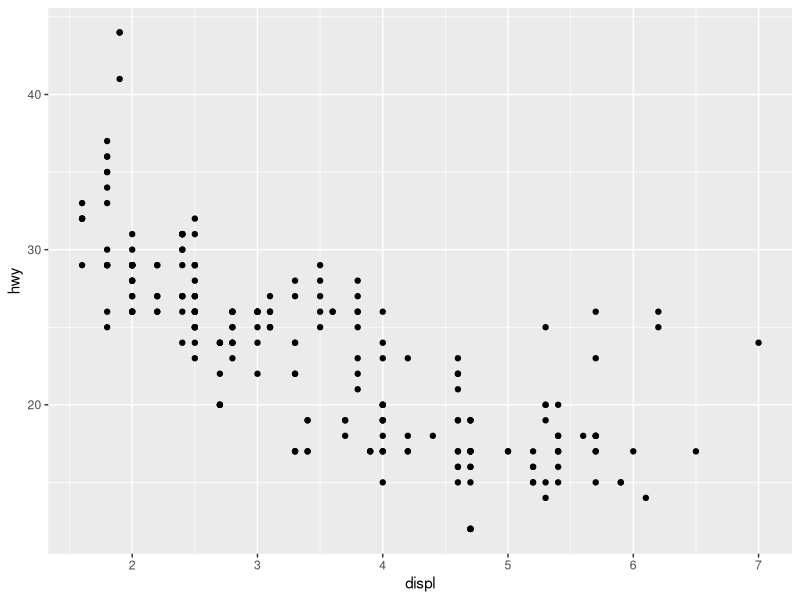
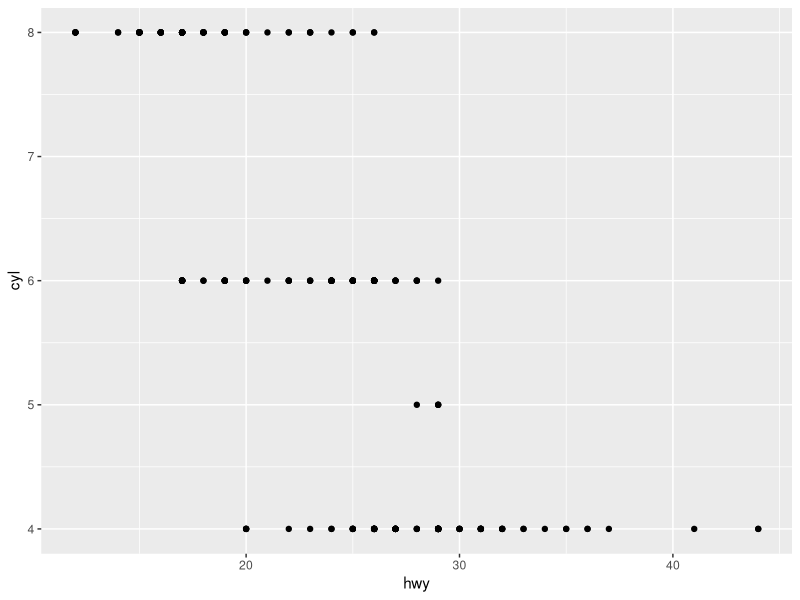
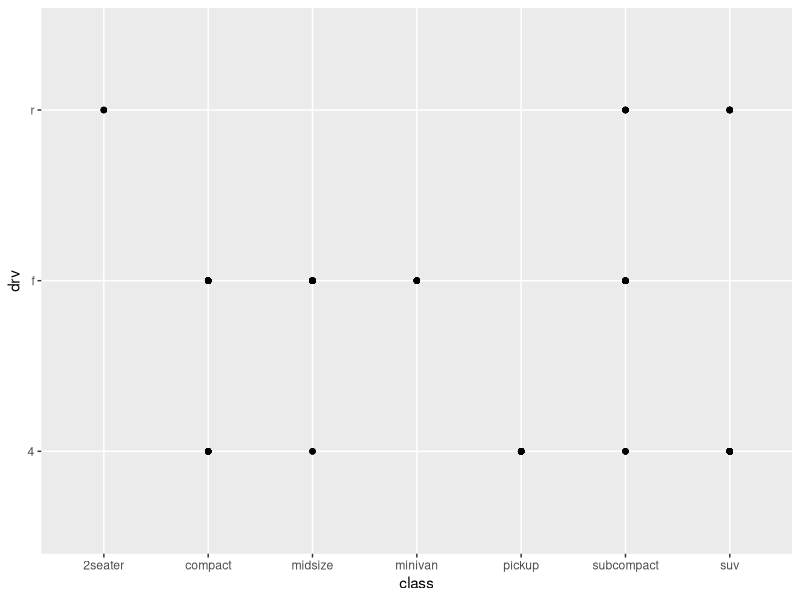
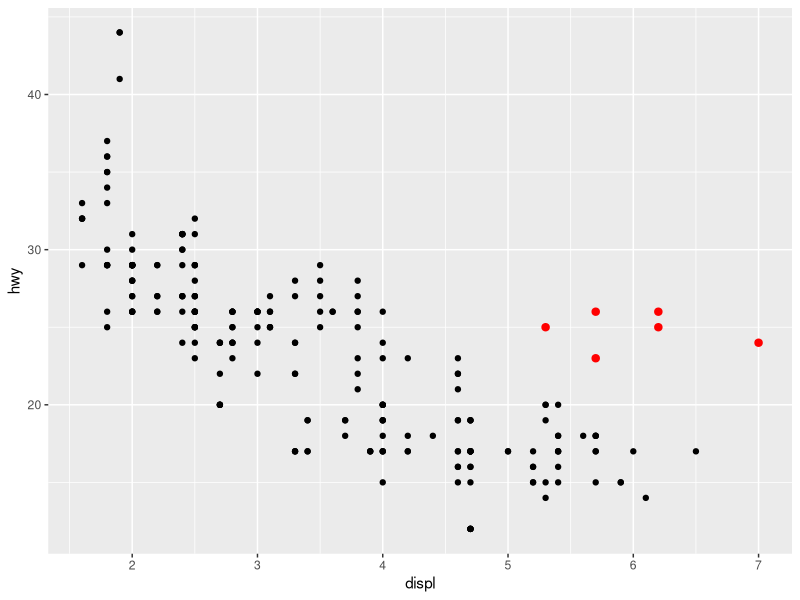
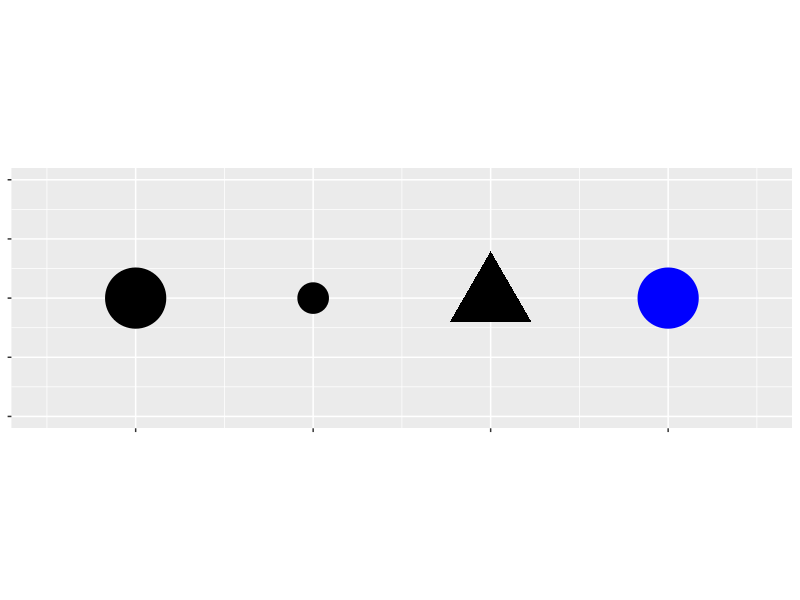
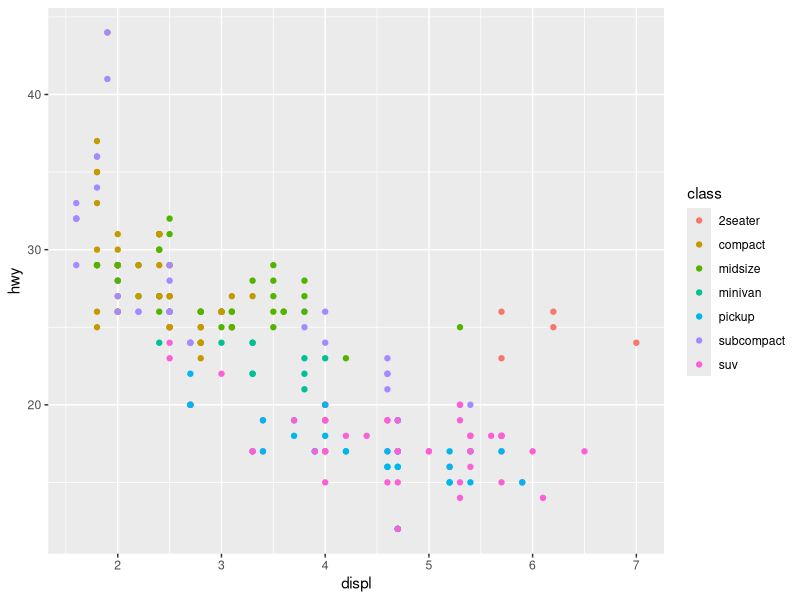
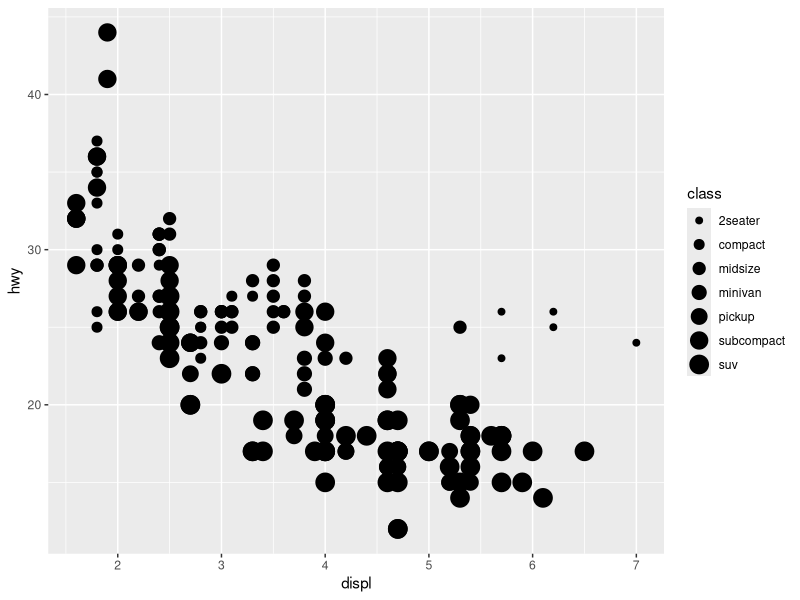
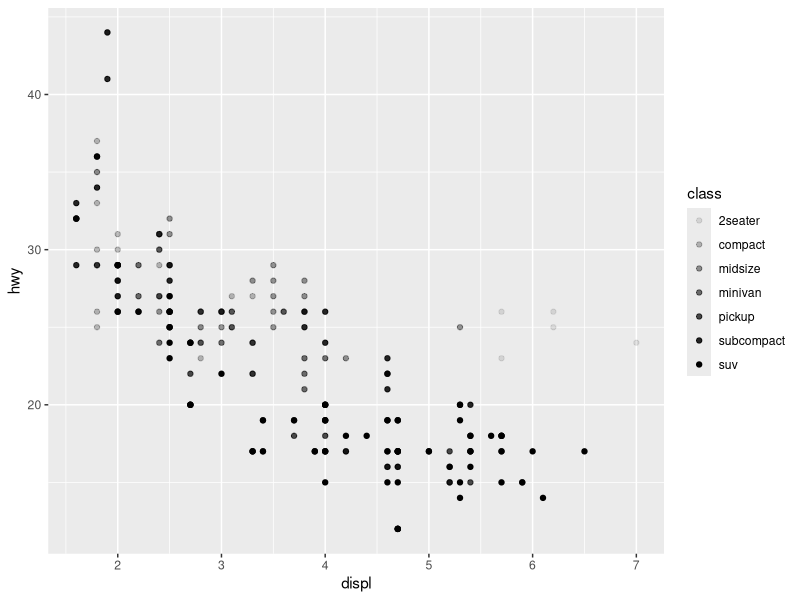

These figures' R source, in order: (Note: this script raises an error after producing the figures.)
## ---- chunk 1
library(tidyverse)

## ---- chunk 2
head(mpg)
## ---- chunk 3
ggplot(data = mpg) + 
  geom_point(mapping = aes(x = displ, y = hwy))
## ---- chunk 4
ggplot(data = mpg) + 
  geom_point(mapping = aes(x = hwy, y = cyl))
## ---- chunk 5
ggplot(data = mpg) + 
  geom_point(mapping = aes(x = class, y = drv))
## ---- chunk 6
ggplot(data = mpg, mapping = aes(x = displ, y = hwy)) +
  geom_point() + 
  geom_point(data = mpg[mpg$displ > 5&mpg$hwy > 20,], colour = "red", size = 2.2)
  #geom_point(data = dplyr::filter(mpg, displ > 5, hwy > 20), colour = "red", size = 2.2)
## ---- chunk 7
ggplot() +
geom_point(aes(1, 1), size = 20) +
geom_point(aes(2, 1), size = 10) + 
geom_point(aes(3, 1), size = 20, shape = 17) + 
geom_point(aes(4, 1), size = 20, colour = "blue") + 
scale_x_continuous(NULL, limits = c(0.5, 4.5), labels = NULL) + 
scale_y_continuous(NULL, limits = c(0.9, 1.1), labels = NULL) + 
theme(aspect.ratio = 1/3)
## ---- chunk 8
ggplot(data = mpg) + 
geom_point(mapping = aes(x = displ, y = hwy, color = class))
## ---- chunk 9
ggplot(data = mpg) + 
  geom_point(mapping = aes(x = displ, y = hwy, size = class))
## ---- chunk 10
# Left
ggplot(data = mpg) + 
  geom_point(mapping = aes(x = displ, y = hwy, alpha = class))
# Right
ggplot(data = mpg) + 
  geom_point(mapping = aes(x = displ, y = hwy, shape = class))
## ---- chunk 11
ggplot(data = mpg) + 
geom_point(mapping = aes(x = displ, y = hwy), color = "blue")
## ---- chunk 12
ggplot(data = mpg) + 
  geom_point(mapping = aes(x = displ, y = hwy, color = "blue"))
## ---- chunk 13
ggplot(data = mpg) + 
  geom_point(mapping = aes(x = displ, y = hwy)) + 
  facet_wrap(~ class, nrow = 2)
## ---- chunk 14
ggplot(data = mpg) + 
  geom_point(mapping = aes(x = displ, y = hwy)) + 
  facet_grid(drv ~ cyl)
## ---- chunk 15
ggplot(data = mpg) + 
geom_point(mapping = aes(x = displ, y = hwy))
ggplot(data = mpg) + 
geom_smooth(mapping = aes(x = displ, y = hwy))
## ---- chunk 16
ggplot(data = mpg) + 
  geom_smooth(mapping = aes(x = displ, y = hwy, linetype = drv))
## ---- chunk 17
ggplot(data = mpg, mapping = aes(x = displ, y = hwy, color = drv)) + 
geom_point() +
geom_smooth(mapping = aes(linetype = drv))
## ---- chunk 18
ggplot(data = mpg) +
geom_smooth(mapping = aes(x = displ, y = hwy))

ggplot(data = mpg) +
geom_smooth(mapping = aes(x = displ, y = hwy, group = drv))

ggplot(data = mpg) +
geom_smooth(
mapping = aes(x = displ, y = hwy, color = drv),
show.legend = FALSE)
## ---- chunk 19
ggplot(data = mpg) + 
geom_point(mapping = aes(x = displ, y = hwy)) +
geom_smooth(mapping = aes(x = displ, y = hwy))
## ---- chunk 20
ggplot(data = mpg, mapping = aes(x = displ, y = hwy)) + 
  geom_point(mapping = aes(color = class)) + 
  geom_smooth()
## ---- chunk 21
  ggplot(data = mpg, mapping = aes(x = displ, y = hwy)) + 
  geom_point(mapping = aes(color = class)) + 
  geom_smooth(data = filter(mpg, class == "subcompact"), se = FALSE)
  geom_smooth(data = mpg[mpg$class == "subcompact", ], se = FALSE)
## ---- chunk 22
  ggplot(data = mpg, mapping = aes(x = displ, y = hwy)) + 
  geom_line() 
## ---- chunk 23
  ggplot(data = mpg, mapping = aes(x = class, y = hwy)) + 
  geom_boxplot() 
## ---- chunk 24
  ggplot(data = mpg, mapping = aes(x = hwy)) + 
  geom_histogram() 
## ---- chunk 25
  ggplot(data = mpg, aes(x = year, y = cyl, fill = drv)) + 
  geom_area()
## ---- chunk 26
 ggplot(data = mpg, mapping = aes(x = displ, y = hwy)) + 
 geom_point() + 
 geom_smooth(se = FALSE)
 ggplot(data = mpg, mapping = aes(x = displ, y = hwy)) + 
 geom_smooth(aes(group = drv), se = FALSE) +
 geom_point()
 ggplot(data = mpg, mapping = aes(x = displ, y = hwy, color = drv)) + 
 geom_point() + 
 geom_smooth(se = FALSE)
 ggplot(data = mpg, mapping = aes(x = displ, y = hwy)) + 
 geom_point(aes(color = drv)) + 
 geom_smooth(se = FALSE)
 ggplot(data = mpg, mapping = aes(x = displ, y = hwy)) + 
 geom_point(aes(color = drv)) +
 geom_smooth(aes(linetype = drv), se = FALSE)
 ggplot(data = mpg, mapping = aes(x = displ, y = hwy)) + 
 geom_point(size = 4, colour = "white") + 
 geom_point(aes(colour = drv))
## ---- chunk 27
 ggplot(data = diamonds) + 
   geom_bar(mapping = aes(x = cut))
## ---- chunk 28
 knitr::include_graphics("images/visualization-stat-bar.png")
## ---- chunk 29
 ggplot(data = diamonds) + 
   stat_count(mapping = aes(x = cut))
## ---- chunk 30
 demo <- tribble(
   ~cut,         ~freq,
   "Fair",       1610,
   "Good",       4906,
   "Very Good",  12082,
   "Premium",    13791,
   "Ideal",      21551
 )
 
 ggplot(data = demo) +
   geom_bar(mapping = aes(x = cut, y = freq), stat = "identity")
## ---- chunk 31
  ggplot(data = diamonds) + 
  geom_bar(mapping = aes(x = cut, y = ..prop.., group = 1))
## ---- chunk 32
  ggplot(data = diamonds) + 
    stat_summary(
      mapping = aes(x = cut, y = depth),
      fun.ymin = min,
      fun.ymax = max,
      fun.y = median
    )
## ---- chunk 33
  ggplot(data = diamonds) + 
  geom_bar(mapping = aes(x = cut, colour = cut))
  ggplot(data = diamonds) + 
  geom_bar(mapping = aes(x = cut, fill = cut))
## ---- chunk 34
  ggplot(data = diamonds) + 
  geom_bar(mapping = aes(x = cut, fill = clarity))
## ---- chunk 35
  ggplot(data = diamonds, mapping = aes(x = cut, fill = clarity)) + 
    geom_bar(alpha = 1/5, position = "identity")
  ggplot(data = diamonds, mapping = aes(x = cut, colour = clarity)) + 
    geom_bar(fill = NA, position = "identity")
## ---- chunk 36
  ggplot(data = diamonds) + 
    geom_bar(mapping = aes(x = cut, fill = clarity), position = "fill")
## ---- chunk 37
  ggplot(data = diamonds) + 
    geom_bar(mapping = aes(x = cut, fill = clarity), position = "dodge")
## ---- chunk 38
  ggplot(data = mpg) + 
    geom_point(mapping = aes(x = displ, y = hwy))
## ---- chunk 39
  ggplot(data = mpg) + 
    geom_point(mapping = aes(x = displ, y = hwy), position = "jitter")
## ---- chunk 40
  ggplot(data = mpg, mapping = aes(x = cty, y = hwy)) + 
    geom_point()
## ---- chunk 41
  ggplot(data = mpg, mapping = aes(x = class, y = hwy)) + 
  geom_boxplot()
  ggplot(data = mpg, mapping = aes(x = class, y = hwy)) + 
  geom_boxplot() +
  coord_flip()
## ---- chunk 42
                                                          
nz <- map_data("nz")
                                                          
ggplot(nz, aes(long, lat, group = group)) +
                                                         
 geom_polygon(fill = "white", colour = "black")
                                                          
ggplot(nz, aes(long, lat, group = group)) +
                                                          
geom_polygon(fill = "white", colour = "black") +
                                                         
 coord_quickmap()
                                                          
## ---- chunk 43
                                                         
 bar <- ggplot(data = diamonds) + 
                                                          
geom_bar(
                                                          
mapping = aes(x = cut, fill = cut), 
                                                         
 show.legend = FALSE,
                                                         
 width = 1
                                                         
) + 
                                                          
theme(aspect.ratio = 1) +
                                                          
labs(x = NULL, y = NULL)
                                                          
                                                          
bar + coord_flip()
                                                         
 bar + coord_polar()
                                                        
## ---- chunk 44
ggplot(data = mpg, mapping = aes(x = cty, y = hwy)) +
 geom_point() + 
geom_abline() +
coord_fixed()
## ---- chunk 45
 knitr::include_graphics("images/visualization-grammar-1.png")
## ---- chunk 46
 knitr::include_graphics("images/visualization-grammar-2.png")
## ---- chunk 47
knitr::include_graphics("images/visualization-grammar-3.png")
